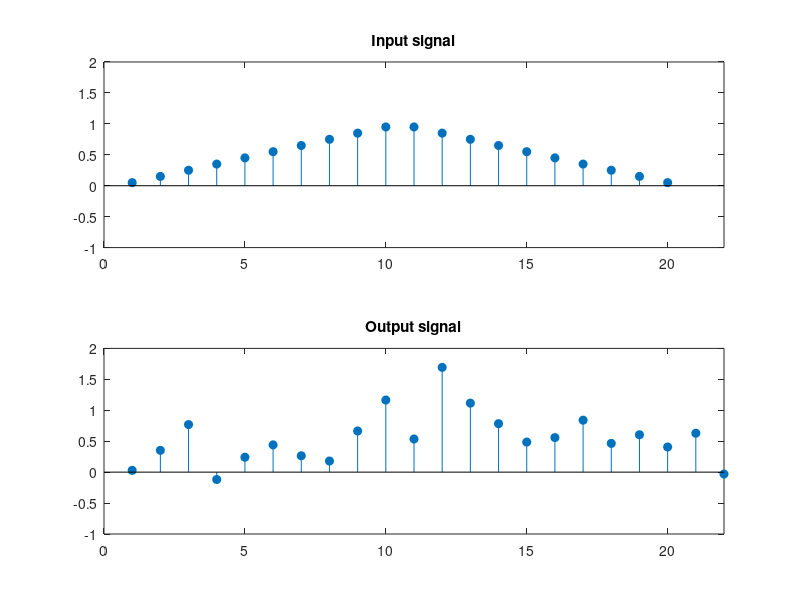
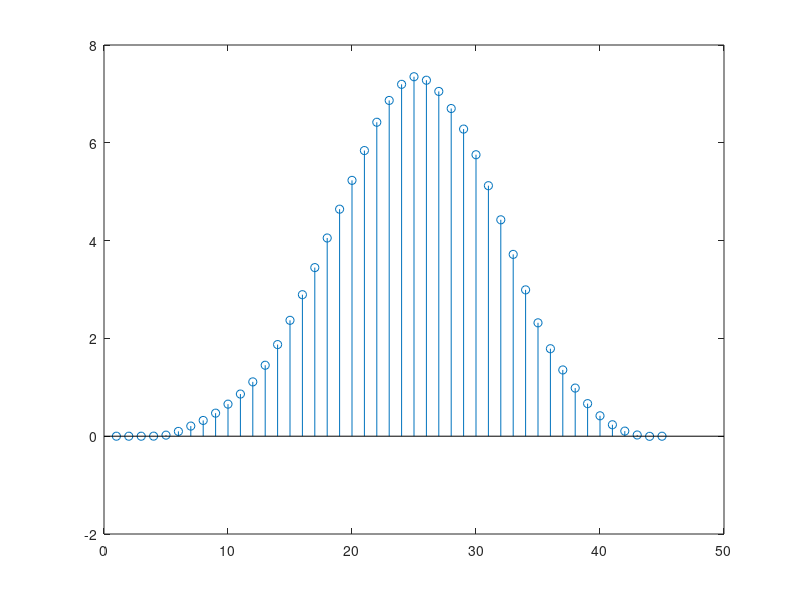
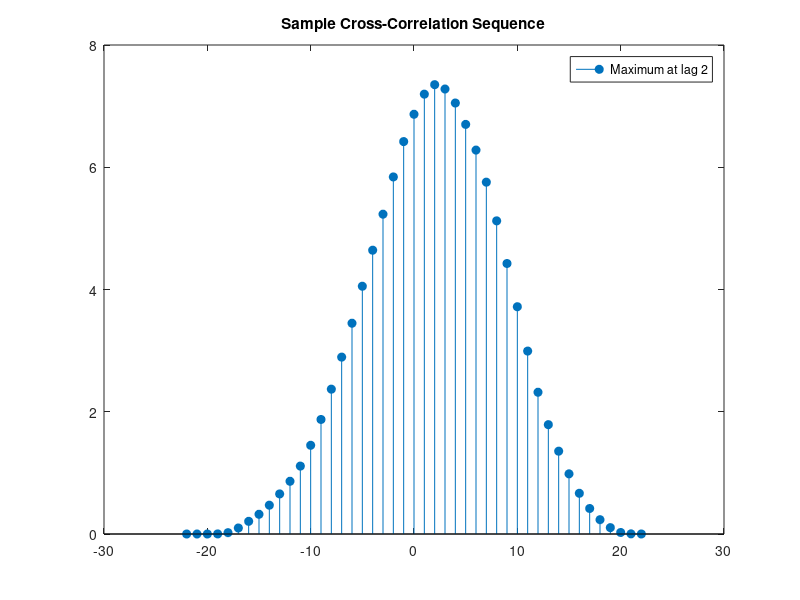

Write the MATLAB code that produced these figures, in order. (Note: this script raises an error after producing the figures.)
clear; clc; close all;

% rng default
x = triang(20);
y = [zeros(3,1);x]+0.3*randn(length(x)+3,1);

figure(1);
subplot(2,1,1);
stem(x,'filled');
axis([0 22 -1 2]);
title('Input signal');
subplot(2,1,2);
stem(y,'filled');
axis([0 22 -1 2]);
title('Output signal');


[xc, lags] = xcorr(y,x);

figure()
stem(xc)

[~, I] = max(abs(xc));

figure();
stem(lags, abs(xc), 'filled');
legend(sprintf('Maximum at lag %d', lags(I)));
title('Sample Cross-Correlation Sequence');


%% generate m-sequence signal

clear; clc; close all;

msq=mseq(2,3,1,2);                      % M-sequence signal
figure()
plot(msq);

hold on;
msq=mseq(2,3,10,2);                      % M-sequence signal
plot(msq)
msq=mseq(2,3,12,2);                      % M-sequence signal
plot(msq)
msq=mseq(2,3,17,2);                      % M-sequence signal
plot(msq)



%% ouput the M-sequence datafile

clear; clc; close all;

y = readmatrix('m_sequence.txt');
% n = pow2(nextpow2(length(y)));
n = pow2(10);
Y = fft(y, n);
power = abs(Y).^2/n;

f = (0:length(Y)-1)/length(Y);
plot(f, power)


%% play m-sequence


r = audioplayer(y,1024);
play(r)


































